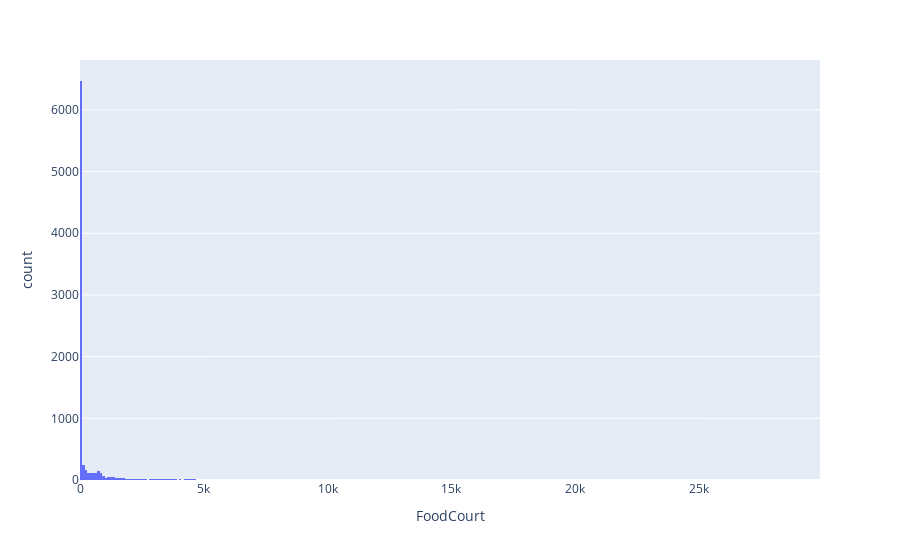

Notebook code for this chart:
### Markdown cell above
Very clear....poeple spent very little on Room Service...some poeple were crazy enough to spend over $8000! Most poeple spent from 0-50 (dollars)

These must be outliers, and if this column isn't very useful...I might remove it before training the final model.

### Code cell
# 4. Let's plot the distribution of the  Bills
px.histogram(data_frame = train_df, x="FoodCourt")

### Figure 1 — Plotly figure (JSON) as saved in the notebook; plotly's stock layout.template omitted (floating-point values rounded to 4 significant figures; data arrays with more than 128 entries replaced by an {"elided": "..."} marker saying what was removed)
{"data": [{"alignmentgroup": "True", "bingroup": "x", "hovertemplate": "FoodCourt=%{x}<br>count=%{y}<extra></extra>", "legendgroup": "", "marker": {"color": "#636efa", "pattern": {"shape": ""}}, "name": "", "offsetgroup": "", "orientation": "v", "showlegend": false, "type": "histogram", "x": {"elided": "8693 int values"}, "xaxis": "x", "yaxis": "y"}], "layout": {"barmode": "relative", "legend": {"tracegroupgap": 0}, "margin": {"t": 60}, "xaxis": {"anchor": "y", "domain": [0, 1], "title": {"text": "FoodCourt"}}, "yaxis": {"anchor": "x", "domain": [0, 1], "title": {"text": "count"}}}}
